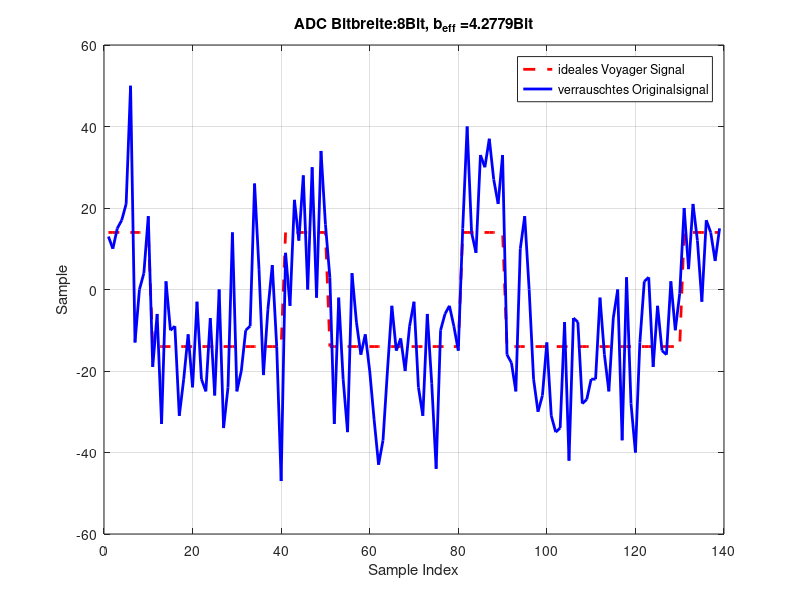
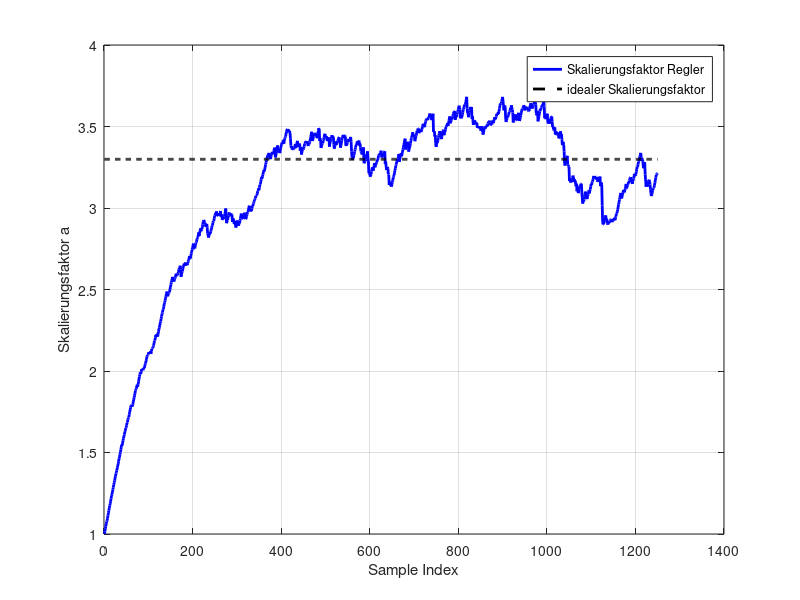

Write the MATLAB code that produced these figures, in order.
close all;
clear all;

% Nos = 10;
% 
% b = 2*(randi(2,1,124)-1) - 1;
% 
% t = -0.5:1/Nos:0.5-(1/Nos);
% h = ones(1,Nos);
% 
% d = zeros(length(b)*Nos,1);
% d(1:Nos:end) = b;
% x = conv(d,h);
% snr_dB = 0;
% snr_lin = 10^(0.1*snr_dB);
% n = sqrt(1/snr_lin).*randn(length(x),1);
% c = 13.7;
% B = 8;
% xn = c.*(x+n);
% x = c.*x;
% x = myquant(x,B);
% xn = myquant(xn,B);
% 
% save('voyager_signal_ideal.mat','x');
% save('voyager_signal.mat','xn');

load('voyager_signal_ideal.mat');
load('voyager_signal.mat');

B = 8;
beff = log2(sqrt(mean(abs(xn).^2)));

figure; 
plot(x(1:139),'r--','linewidth',2);
hold on;
plot(xn(1:139),'b-','linewidth',2);
grid;
xlabel('Sample Index');
ylabel('Sample');
legend('ideales Voyager Signal','verrauschtes Originalsignal');
title(strcat('ADC Bitbreite:',num2str(B),'Bit, b_{eff} = ',num2str(beff),'Bit'));


ys = xn;

c = 1;
cvec = [c];
bsoll = 6;
var_soll = 2^(2*bsoll);
kp = (0.002).^2;

for it = 1:length(ys)
    symtemp = c*ys(it);
    eps         = (var_soll) - abs(symtemp)^2;
    c           = c + kp*eps;
    cvec        = [cvec, c];
end

figure; 
plot(cvec,'b-','linewidth',2);
hold on;
plot(1:length(cvec),(2^(bsoll - beff)).*ones(size(cvec)),'k--','linewidth',2);
grid;
ylabel('Skalierungsfaktor a');
xlabel('Sample Index');
legend('Skalierungsfaktor Regler','idealer Skalierungsfaktor');
